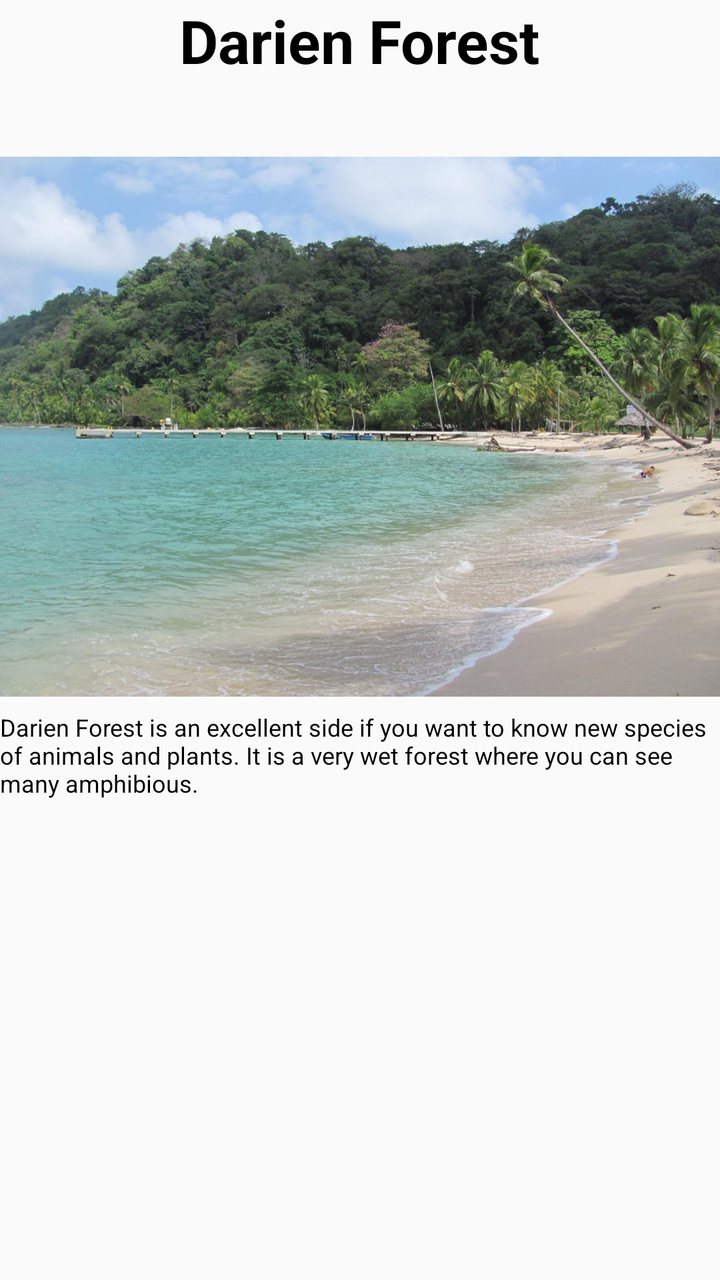
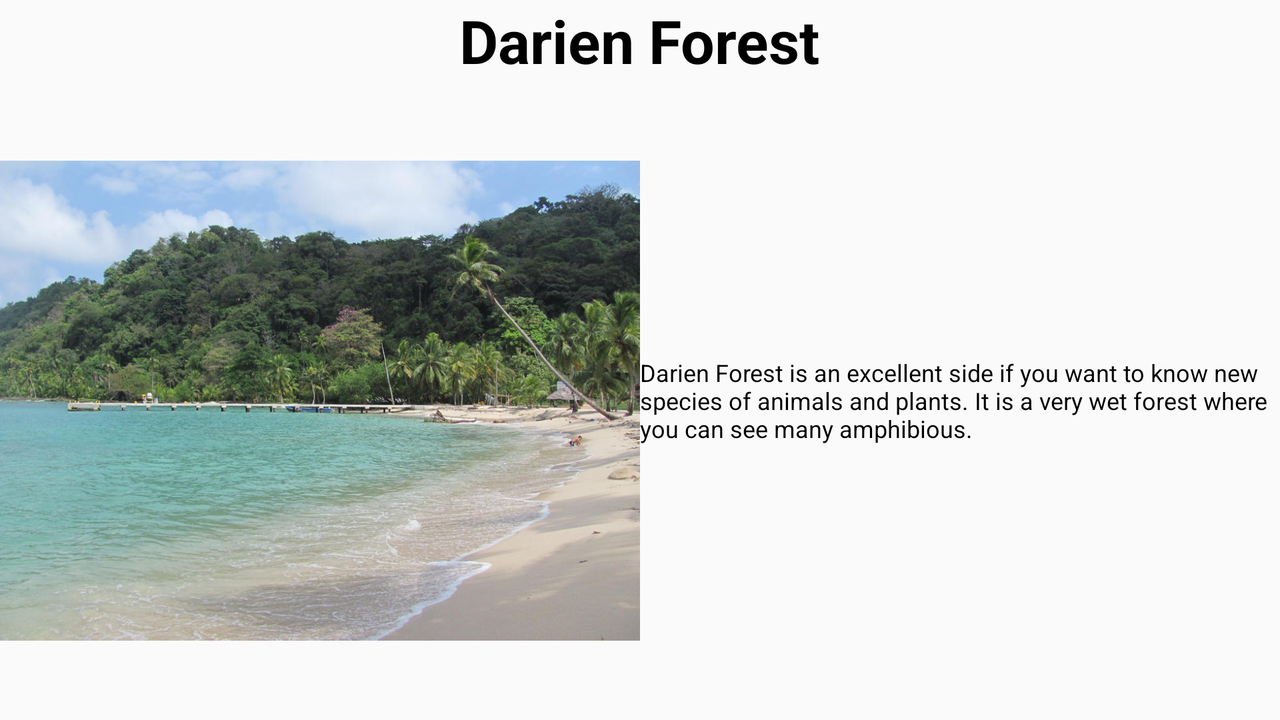

One screen, two layout resources from the same app: the default and the repository's alternative for another configuration. Each is rendered where Android would select it; the XML of both is given below.
<!-- AndroidManifest.xml: application theme AppTheme -->
<!-- res/layout/fragment_turistic3.xml -->
<FrameLayout xmlns:android="http://schemas.android.com/apk/res/android"
    xmlns:tools="http://schemas.android.com/tools"
    android:layout_width="match_parent"
    android:layout_height="match_parent"
    tools:context="com.example.david.practica2.Turistic3">

    <LinearLayout
        android:layout_width="match_parent"
        android:layout_height="match_parent"
        android:orientation="vertical">
        <TextView
            style="@style/titlestyle"
            android:layout_width="wrap_content"
            android:layout_height="0dp"
            android:layout_weight="1"
            android:text="@string/titour3" />
        <ImageView
            android:layout_width="wrap_content"
            android:layout_height="0dp"
            android:layout_weight="4"
            android:src="@drawable/darient"/>
        <TextView style="@style/textstyle"
            android:layout_width="wrap_content"
            android:layout_height="0dp"
            android:layout_weight="4"
            android:text="@string/ttour3" />

    </LinearLayout>

</FrameLayout>
<!-- resources referenced by this layout -->
<resources>
  <!-- drawable darient: jpg bitmap (drawable, 134142 bytes) -->
  <string name="titour3">Darien Forest</string>
  <string name="ttour3">Darien Forest is an excellent side if you want to know new species of animals and plants. It is a very wet forest where you can see many amphibious.</string>
  <style name="textstyle">
          <item name="android:textColor">@color/black</item>
          <item name="android:textSize">12sp</item>
      </style>
  <style name="titlestyle">
          <item name="android:textColor">@color/black</item>
          <item name="android:textStyle">bold</item>
          <item name="android:textSize">30sp</item>
          <item name="android:layout_gravity">center</item>
      </style>
  <style name="AppTheme" parent="Theme.AppCompat.Light.DarkActionBar">
          
          <item name="colorPrimary">@color/mediumaquamarine</item>
          <item name="colorPrimaryDark">@color/green</item>
          <item name="colorAccent">@color/greenyellow</item>
      </style>
  <item name="black" type="color">#000000</item>
  <item name="mediumaquamarine" type="color">#66cdaa</item>
  <item name="green" type="color">#008000</item>
  <item name="greenyellow" type="color">#adff2f</item>
</resources>
<!-- res/layout-land/fragment_turistic3.xml (the repository's variant of the layout above) -->
<!-- drawn on the phone turned sideways -->
<LinearLayout xmlns:android="http://schemas.android.com/apk/res/android"
    xmlns:tools="http://schemas.android.com/tools"
    android:layout_width="match_parent"
    android:layout_height="match_parent"
    android:orientation="vertical"
    tools:context="com.example.david.practica2.Turistic3">

    <LinearLayout
        android:layout_width="match_parent"
        android:layout_height="wrap_content"
        android:orientation="vertical">
        <TextView
            style="@style/titlestyle"
            android:layout_width="wrap_content"
            android:layout_height="wrap_content"
            android:layout_weight="1"
            android:text="@string/titour3" />

    </LinearLayout>

    <LinearLayout
        android:layout_width="match_parent"
        android:layout_height="wrap_content"
        android:orientation="horizontal">
        <ImageView
            android:layout_width="0dp"
            android:layout_height="wrap_content"
            android:layout_gravity="center"
            android:layout_weight="1"
            android:src="@drawable/darient"/>
        <TextView style="@style/textstyle"
            android:layout_width="0dp"
            android:layout_height="wrap_content"
            android:layout_gravity="center"
            android:layout_weight="1"
            android:text="@string/ttour3" />
    </LinearLayout>
</LinearLayout>
